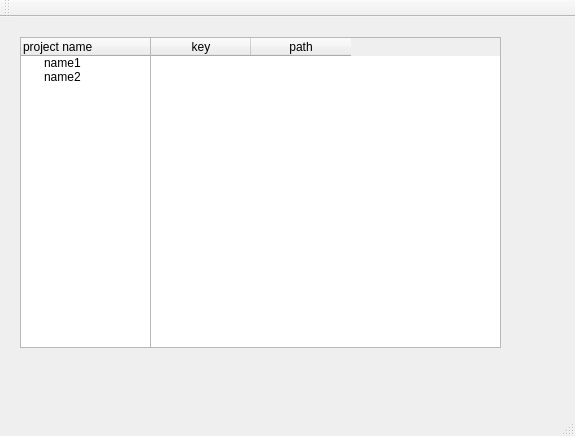
<?xml version="1.0" encoding="UTF-8"?>
<ui version="4.0">
 <class>MainWindow</class>
 <widget class="QMainWindow" name="MainWindow">
  <property name="geometry">
   <rect>
    <x>0</x>
    <y>0</y>
    <width>575</width>
    <height>436</height>
   </rect>
  </property>
  <property name="windowTitle">
   <string>MainWindow</string>
  </property>
  <widget class="QWidget" name="centralWidget">
   <widget class="QTreeWidget" name="treeWidget">
    <property name="geometry">
     <rect>
      <x>20</x>
      <y>20</y>
      <width>131</width>
      <height>311</height>
     </rect>
    </property>
    <column>
     <property name="text">
      <string>project name</string>
     </property>
    </column>
    <item>
     <property name="text">
      <string>name1</string>
     </property>
    </item>
    <item>
     <property name="text">
      <string>name2</string>
     </property>
    </item>
   </widget>
   <widget class="QTableWidget" name="tableWidget">
    <property name="geometry">
     <rect>
      <x>150</x>
      <y>20</y>
      <width>351</width>
      <height>311</height>
     </rect>
    </property>
    <column>
     <property name="text">
      <string>key</string>
     </property>
    </column>
    <column>
     <property name="text">
      <string>path</string>
     </property>
    </column>
   </widget>
  </widget>
  <widget class="QMenuBar" name="menuBar">
   <property name="geometry">
    <rect>
     <x>0</x>
     <y>0</y>
     <width>575</width>
     <height>23</height>
    </rect>
   </property>
  </widget>
  <widget class="QToolBar" name="mainToolBar">
   <attribute name="toolBarArea">
    <enum>TopToolBarArea</enum>
   </attribute>
   <attribute name="toolBarBreak">
    <bool>false</bool>
   </attribute>
  </widget>
  <widget class="QStatusBar" name="statusBar"/>
 </widget>
 <layoutdefault spacing="6" margin="11"/>
 <resources/>
 <connections/>
</ui>
